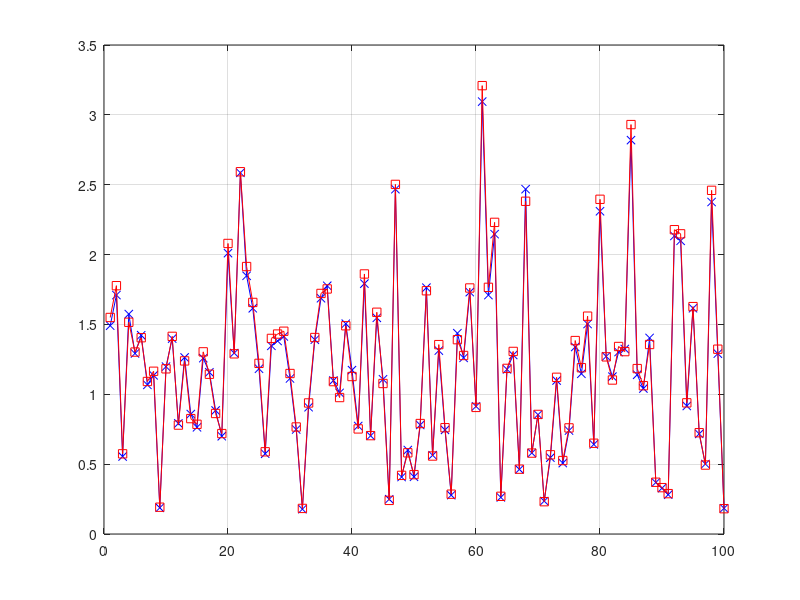

The MATLAB source for this figure:
% Aprroimxtes to the absolut value

clear
N = 100;

alpha = (2*cos(pi/8))/(1+ cos(pi/8));
beta = (2*sin(pi/8))/(1+ cos(pi/8));

h = randn(N,1) + j*randn(N,1);

h_abs1 = abs(h);
h_abs2 = zeros(1,N);

for xx = 1:N
    h_max = max([abs(real(h(xx))), abs(imag(h(xx)))]);
    h_min = min([abs(real(h(xx))), abs(imag(h(xx)))]);
    h_abs2(xx) = alpha*h_max + beta*h_min;
end

figure(1)
plot(h_abs1,'-bx')
hold on; grid on;
plot(h_abs2,'-rs')